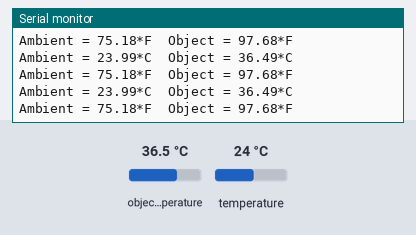
Simulated run of this sketch. Board: Arduino Uno, built for the host (arithmetic inside an expression is 32-bit, double 64-bit). Shown: the last lines printed to the serial monitor. The test bench sets the inputs (shaded band); at power-on: object temperature 36.5 °C, temperature 24 °C.

Above: at 1.2 s.
1.3 s: object temperature set to 20 °C
At 1.9 s:
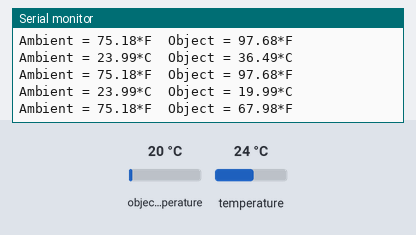
2.8 s: temperature set to 12 °C
At 3.4 s:
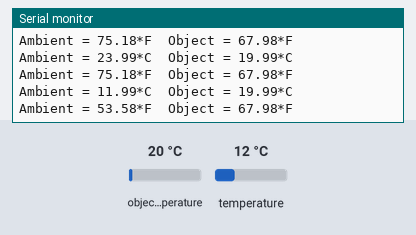
4.3 s: object temperature set to 26 °C
At 4.9 s:
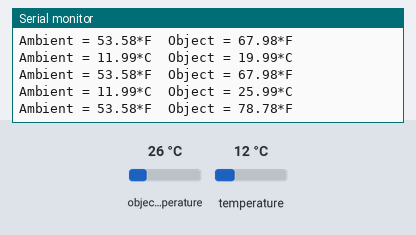
Timing chart, 0 to 7.3 s (numbered marks = the images above; inputs shaded):
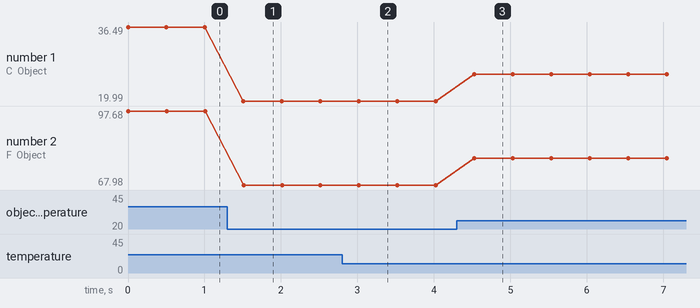

Measured:
- after the input at 1.3 s, the serial monitor: prints a new line after 0.21 s (image 1)
- after the input at 2.8 s, the serial monitor: prints a new line after 0.22 s (image 2)
- after the input at 4.3 s, the serial monitor: prints a new line after 0.23 s (image 3)
- plotted number 1: 36.49 → 19.99 after the input at 1.3 s, 19.99 → 25.99 after the input at 4.3 s
- plotted number 2: 97.68 → 67.98 after the input at 1.3 s, 67.98 → 78.78 after the input at 4.3 s

The sketch:

WoodTemp.ino
```cpp
/**
 * @file WoodTemp.ino
 * @author Olivier David Laplante
 * @brief Code test pour la lecture de la température du bois
 * @version 0.1
 * @date 2023-05-17
 *
 */

#include <Adafruit_MLX90614.h>

#include <Arduino.h>
#include <Wire.h>

TwoWire WireBus = TwoWire(0);

Adafruit_MLX90614 mlx = Adafruit_MLX90614();

void setup()
{
	Serial.begin(115200);
  WireBus.begin(23, 22);
  mlx.begin(0x5A, &WireBus);
}

void loop()
{
	Serial.print("Ambient = "); Serial.print(mlx.readAmbientTempC());
  Serial.print("*C\tObject = "); Serial.print(mlx.readObjectTempC()); Serial.println("*C");
  Serial.print("Ambient = "); Serial.print(mlx.readAmbientTempF());
  Serial.print("*F\tObject = "); Serial.print(mlx.readObjectTempF()); Serial.println("*F");

  Serial.println();
  delay(500);
}
 
```
